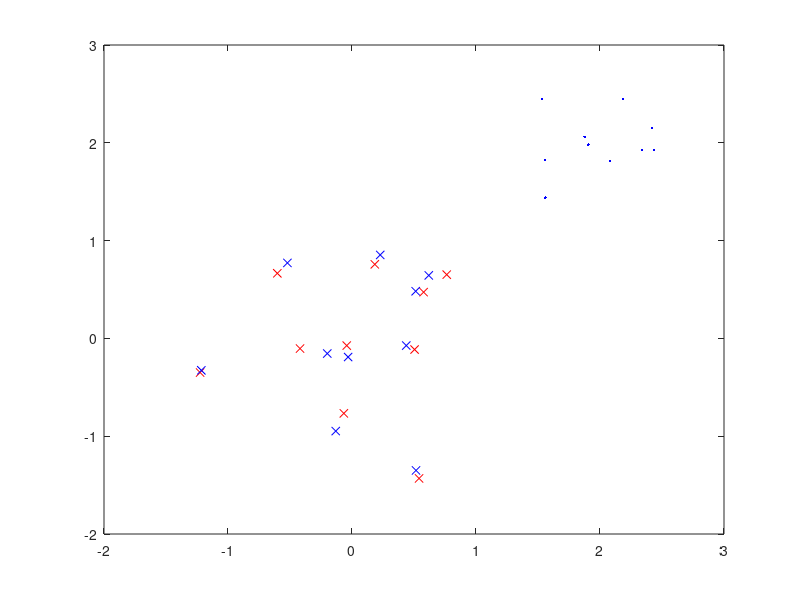

The MATLAB script that drew this image: (Note: this script raises an error after producing the figure.)
%% Procrustes Analysis
%%
rng('default')
n = 10;  
X = normrnd(0,1,[n 2]);
%%
% Rotate, scale, translate, and add some noise to sample points.
S = [0.5 -sqrt(3)/2; sqrt(3)/2 0.5];
Y = normrnd(0.5*X*S+2,0.05,n,2);
%%
% Conform |Y| to |X| using procrustes analysis.
[d,Z,tr] = procrustes(X,Y); %Matlab built-in procrustes
%%
% Plot the original |X| and |Y| with the transformed |Y| .
plot(X(:,1),X(:,2),'rx',Y(:,1),Y(:,2),'b.',Z(:,1),Z(:,2),'bx');
%% lecture material
w = ones(size(X,1),1);%/size(X,1);
T = procrustes_lecture_fillGaps(X,Y,w); %procrustes algorithm as described in the lecture notes

M = [T(1), -T(2); T(2), T(1)];
t = [T(3); T(4)];

Z_l = (M'*T'*Y + t)'; %complete this line of code, you need to use T in order to transform Y to Z_l

figure
plot(X(:,1),X(:,2),'rx',Y(:,1),Y(:,2),'b.',Z(:,1),Z(:,2),'bx',Z_l(:,1),Z_l(:,2),'gx');